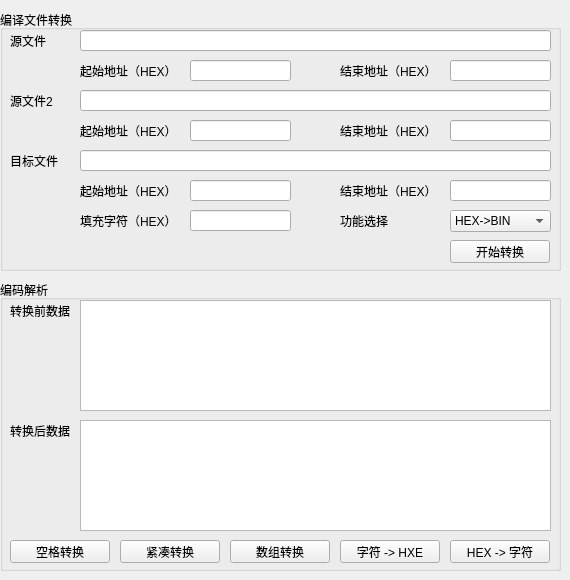
      <widget class="QWidget" name="tab_other">
       <attribute name="title">
        <string>其他功能</string>
       </attribute>
       <widget class="QGroupBox" name="groupBox_4">
        <property name="geometry">
         <rect>
          <x>0</x>
          <y>10</y>
          <width>561</width>
          <height>261</height>
         </rect>
        </property>
        <property name="title">
         <string>编译文件转换</string>
        </property>
        <widget class="QLineEdit" name="lineEdit_sourse">
         <property name="geometry">
          <rect>
           <x>80</x>
           <y>20</y>
           <width>471</width>
           <height>21</height>
          </rect>
         </property>
        </widget>
        <widget class="QLabel" name="label_">
         <property name="geometry">
          <rect>
           <x>10</x>
           <y>20</y>
           <width>71</width>
           <height>21</height>
          </rect>
         </property>
         <property name="text">
          <string>源文件</string>
         </property>
        </widget>
        <widget class="QLineEdit" name="lineEdit_obj">
         <property name="geometry">
          <rect>
           <x>80</x>
           <y>140</y>
           <width>471</width>
           <height>21</height>
          </rect>
         </property>
        </widget>
        <widget class="QLabel" name="label_6">
         <property name="geometry">
          <rect>
           <x>10</x>
           <y>140</y>
           <width>71</width>
           <height>21</height>
          </rect>
         </property>
         <property name="text">
          <string>目标文件</string>
         </property>
        </widget>
        <widget class="QLabel" name="label_7">
         <property name="geometry">
          <rect>
           <x>80</x>
           <y>50</y>
           <width>91</width>
           <height>21</height>
          </rect>
         </property>
         <property name="text">
          <string>起始地址（HEX）</string>
         </property>
        </widget>
        <widget class="QLabel" name="label_8">
         <property name="geometry">
          <rect>
           <x>340</x>
           <y>50</y>
           <width>91</width>
           <height>21</height>
          </rect>
         </property>
         <property name="text">
          <string>结束地址（HEX）</string>
         </property>
        </widget>
        <widget class="QLineEdit" name="lineEdit_start1">
         <property name="geometry">
          <rect>
           <x>190</x>
           <y>50</y>
           <width>101</width>
           <height>21</height>
          </rect>
         </property>
        </widget>
        <widget class="QLineEdit" name="lineEdit_end1">
         <property name="geometry">
          <rect>
           <x>450</x>
           <y>50</y>
           <width>101</width>
           <height>21</height>
          </rect>
         </property>
        </widget>
        <widget class="QLabel" name="label_9">
         <property name="geometry">
          <rect>
           <x>80</x>
           <y>170</y>
           <width>91</width>
           <height>21</height>
          </rect>
         </property>
         <property name="text">
          <string>起始地址（HEX）</string>
         </property>
        </widget>
        <widget class="QLabel" name="label_10">
         <property name="geometry">
          <rect>
           <x>340</x>
           <y>170</y>
           <width>91</width>
           <height>21</height>
          </rect>
         </property>
         <property name="text">
          <string>结束地址（HEX）</string>
         </property>
        </widget>
        <widget class="QLineEdit" name="lineEdit_end3">
         <property name="geometry">
          <rect>
           <x>450</x>
           <y>170</y>
           <width>101</width>
           <height>21</height>
          </rect>
         </property>
        </widget>
        <widget class="QLineEdit" name="lineEdit_start3">
         <property name="geometry">
          <rect>
           <x>190</x>
           <y>170</y>
           <width>101</width>
           <height>21</height>
          </rect>
         </property>
        </widget>
        <widget class="QLabel" name="label_11">
         <property name="geometry">
          <rect>
           <x>80</x>
           <y>200</y>
           <width>91</width>
           <height>21</height>
          </rect>
         </property>
         <property name="text">
          <string>填充字符（HEX）</string>
         </property>
        </widget>
        <widget class="QLineEdit" name="lineEdit_pad">
         <property name="geometry">
          <rect>
           <x>190</x>
           <y>200</y>
           <width>101</width>
           <height>21</height>
          </rect>
         </property>
        </widget>
        <widget class="QLabel" name="label_12">
         <property name="geometry">
          <rect>
           <x>80</x>
           <y>110</y>
           <width>91</width>
           <height>21</height>
          </rect>
         </property>
         <property name="text">
          <string>起始地址（HEX）</string>
         </property>
        </widget>
        <widget class="QLineEdit" name="lineEdit_source2">
         <property name="geometry">
          <rect>
           <x>80</x>
           <y>80</y>
           <width>471</width>
           <height>21</height>
          </rect>
         </property>
         <property name="text">
          <string/>
         </property>
        </widget>
        <widget class="QLabel" name="label_13">
         <property name="geometry">
          <rect>
           <x>340</x>
           <y>110</y>
           <width>91</width>
           <height>21</height>
          </rect>
         </property>
         <property name="text">
          <string>结束地址（HEX）</string>
         </property>
        </widget>
        <widget class="QLineEdit" name="lineEdit_end2">
         <property name="geometry">
          <rect>
           <x>450</x>
           <y>110</y>
           <width>101</width>
           <height>21</height>
          </rect>
         </property>
         <property name="text">
          <string/>
         </property>
        </widget>
        <widget class="QLabel" name="label_14">
         <property name="geometry">
          <rect>
           <x>10</x>
           <y>80</y>
           <width>71</width>
           <height>21</height>
          </rect>
         </property>
         <property name="text">
          <string>源文件2</string>
         </property>
        </widget>
        <widget class="QLineEdit" name="lineEdit_start2">
         <property name="geometry">
          <rect>
           <x>190</x>
           <y>110</y>
           <width>101</width>
           <height>21</height>
          </rect>
         </property>
         <property name="text">
          <string/>
         </property>
        </widget>
        <widget class="QPushButton" name="buttonstartTrans">
         <property name="geometry">
          <rect>
           <x>450</x>
           <y>230</y>
           <width>100</width>
           <height>23</height>
          </rect>
         </property>
         <property name="minimumSize">
          <size>
           <width>100</width>
           <height>0</height>
          </size>
         </property>
         <property name="maximumSize">
          <size>
           <width>100</width>
           <height>16777215</height>
          </size>
         </property>
         <property name="text">
          <string>开始转换</string>
         </property>
        </widget>
        <widget class="QComboBox" name="comboBoxfiletrans">
         <property name="geometry">
          <rect>
           <x>450</x>
           <y>200</y>
           <width>101</width>
           <height>22</height>
          </rect>
         </property>
         <item>
          <property name="text">
           <string>HEX-&gt;BIN</string>
          </property>
         </item>
         <item>
          <property name="text">
           <string>BIN-&gt;HEX</string>
          </property>
         </item>
         <item>
          <property name="text">
           <string>BIN-&gt;TXT</string>
          </property>
         </item>
         <item>
          <property name="text">
           <string>TXT-&gt;BIN</string>
          </property>
         </item>
        </widget>
        <widget class="QLabel" name="label_16">
         <property name="geometry">
          <rect>
           <x>340</x>
           <y>200</y>
           <width>71</width>
           <height>21</height>
          </rect>
         </property>
         <property name="text">
          <string>功能选择</string>
         </property>
        </widget>
       </widget>
       <widget class="QGroupBox" name="groupBox_2">
        <property name="geometry">
         <rect>
          <x>0</x>
          <y>280</y>
          <width>561</width>
          <height>291</height>
         </rect>
        </property>
        <property name="title">
         <string>编码解析</string>
        </property>
        <widget class="QLabel" name="label_3">
         <property name="geometry">
          <rect>
           <x>10</x>
           <y>20</y>
           <width>71</width>
           <height>21</height>
          </rect>
         </property>
         <property name="text">
          <string>转换前数据</string>
         </property>
        </widget>
        <widget class="QLabel" name="label_4">
         <property name="geometry">
          <rect>
           <x>10</x>
           <y>140</y>
           <width>71</width>
           <height>21</height>
          </rect>
         </property>
         <property name="text">
          <string>转换后数据</string>
         </property>
        </widget>
        <widget class="QTextEdit" name="textEdit_beforetrans">
         <property name="geometry">
          <rect>
           <x>80</x>
           <y>20</y>
           <width>471</width>
           <height>111</height>
          </rect>
         </property>
        </widget>
        <widget class="QTextEdit" name="textEdit_aftertrans">
         <property name="geometry">
          <rect>
           <x>80</x>
           <y>140</y>
           <width>471</width>
           <height>111</height>
          </rect>
         </property>
        </widget>
        <widget class="QPushButton" name="button_transspace">
         <property name="geometry">
          <rect>
           <x>10</x>
           <y>260</y>
           <width>100</width>
           <height>23</height>
          </rect>
         </property>
         <property name="minimumSize">
          <size>
           <width>100</width>
           <height>0</height>
          </size>
         </property>
         <property name="maximumSize">
          <size>
           <width>100</width>
           <height>16777215</height>
          </size>
         </property>
         <property name="text">
          <string>空格转换</string>
         </property>
        </widget>
        <widget class="QPushButton" name="button_transtight">
         <property name="geometry">
          <rect>
           <x>120</x>
           <y>260</y>
           <width>100</width>
           <height>23</height>
          </rect>
         </property>
         <property name="minimumSize">
          <size>
           <width>100</width>
           <height>0</height>
          </size>
         </property>
         <property name="maximumSize">
          <size>
           <width>100</width>
           <height>16777215</height>
          </size>
         </property>
         <property name="text">
          <string>紧凑转换</string>
         </property>
        </widget>
        <widget class="QPushButton" name="button_transbuf">
         <property name="geometry">
          <rect>
           <x>230</x>
           <y>260</y>
           <width>100</width>
           <height>23</height>
          </rect>
         </property>
         <property name="minimumSize">
          <size>
           <width>100</width>
           <height>0</height>
          </size>
         </property>
         <property name="maximumSize">
          <size>
           <width>100</width>
           <height>16777215</height>
          </size>
         </property>
         <property name="text">
          <string>数组转换</string>
         </property>
        </widget>
        <widget class="QPushButton" name="button_transHEX">
         <property name="geometry">
          <rect>
           <x>340</x>
           <y>260</y>
           <width>100</width>
           <height>23</height>
          </rect>
         </property>
         <property name="minimumSize">
          <size>
           <width>100</width>
           <height>0</height>
          </size>
         </property>
         <property name="maximumSize">
          <size>
           <width>100</width>
           <height>16777215</height>
          </size>
         </property>
         <property name="text">
          <string>字符 -&gt; HXE</string>
         </property>
        </widget>
        <widget class="QPushButton" name="button_transchar">
         <property name="geometry">
          <rect>
           <x>450</x>
           <y>260</y>
           <width>100</width>
           <height>23</height>
          </rect>
         </property>
         <property name="minimumSize">
          <size>
           <width>100</width>
           <height>0</height>
          </size>
         </property>
         <property name="maximumSize">
          <size>
           <width>100</width>
           <height>16777215</height>
          </size>
         </property>
         <property name="text">
          <string>HEX -&gt; 字符</string>
         </property>
        </widget>
       </widget>
      </widget>
